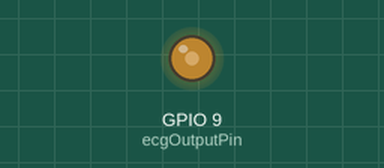
This sketch was run on a simulated ESP32-S3. Parts: output pins drawn as LEDs (lit = HIGH). WiFi joins after 1.5 s; servers stay silent unless stated; no MQTT or app messages arrive unless stated; what the sketch prints to the serial monitor is not drawn.

Above: at 2.6 s.
At 2.8 s:
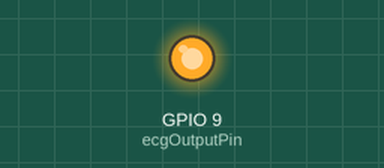
At 3.45 s:
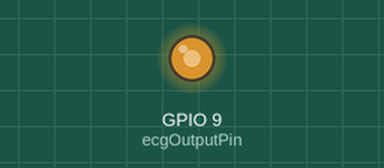
Timing chart, 0 to 5.6 s (numbered marks = the images above):
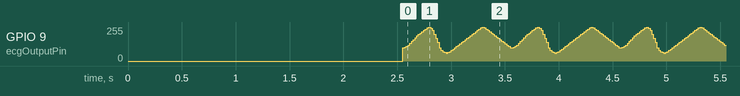

The sketch:

ecg_generator.ino
```cpp
#include <WiFi.h>
#include <PubSubClient.h>

// PWM output pin (Nano ESP32)
const int ecgOutputPin = 9;

// WiFi credentials
const char* ssid = "DIGIFIBRA-7416";
const char* password = "MTNBQRRHNM";

// MQTT broker (PC Wi-Fi IP)
const char* mqtt_server = "192.168.1.129";
const int   mqtt_port   = 1883;

WiFiClient espClient;
PubSubClient client(espClient);

// ECG waveform (8-bit)
int ecgWaveform[] = {
  100,105,110,120,135,150,160,175,190,200,210,220,230,240,250,255,
  245,230,200,170,140,100,80,70,65,60,65,70,80,90,100,110,
  120,130,140,150,160,170,180,190,200,210,220,230,240,250,255,
  250,240,230,220,210,200,190,180,170,160,150,140,130,120,110,100
};

int numPoints = sizeof(ecgWaveform) / sizeof(ecgWaveform[0]);
int currentPoint = 0;
long bpm = 60;
long delayBetweenPoints = (60L * 1000000L) / (bpm * numPoints);

void reconnectMQTT() {
  while (!client.connected()) {
    Serial.print("Reconnecting to MQTT...");
    if (client.connect("esp32_ecg")) {
      Serial.println("connected");
    } else {
      Serial.print("failed, rc=");
      Serial.println(client.state());
      delay(2000);
    }
  }
}

void setup() {
  Serial.begin(115200);
  delay(1000);

  Serial.print("Connecting to WiFi");
  WiFi.begin(ssid, password);
  while (WiFi.status() != WL_CONNECTED) {
    delay(500);
    Serial.print(".");
  }
  Serial.println();
  Serial.println("WiFi connected");
  Serial.print("ESP32 IP: ");
  Serial.println(WiFi.localIP());

  client.setServer(mqtt_server, mqtt_port);

  Serial.print("Connecting to MQTT");
  if (client.connect("esp32_ecg")) {
    Serial.println(" -> connected");
  } else {
    Serial.print(" -> failed, rc=");
    Serial.println(client.state());
  }

  pinMode(ecgOutputPin, OUTPUT);
}

void loop() {
  // Output ECG sample
  analogWrite(ecgOutputPin, ecgWaveform[currentPoint]);

  // Build MQTT payload
  char payload[128];
  snprintf(payload, sizeof(payload),
           "ecg,sampling_rate=2000,source=esp32 v=%d,bpm=%ld",
           ecgWaveform[currentPoint], bpm);

  // Publish every 20 samples
  static int publishDivider = 0;
  if (++publishDivider >= 20) {
    if (client.connected()) {
      client.publish("ems/t1/g3", payload);
      Serial.print("Published: ");
      Serial.println(payload);
    } else {
      Serial.println("MQTT disconnected");
       reconnectMQTT();
    }
    publishDivider = 0;
  }

  client.loop();

  currentPoint++;
  if (currentPoint >= numPoints) {
    currentPoint = 0;
  }

  delayMicroseconds(delayBetweenPoints);
}
```

Measured:
- by itself, GPIO 9 (ecgOutputPin): moves between 60/255 and 255/255, repeating every 1.0 s
